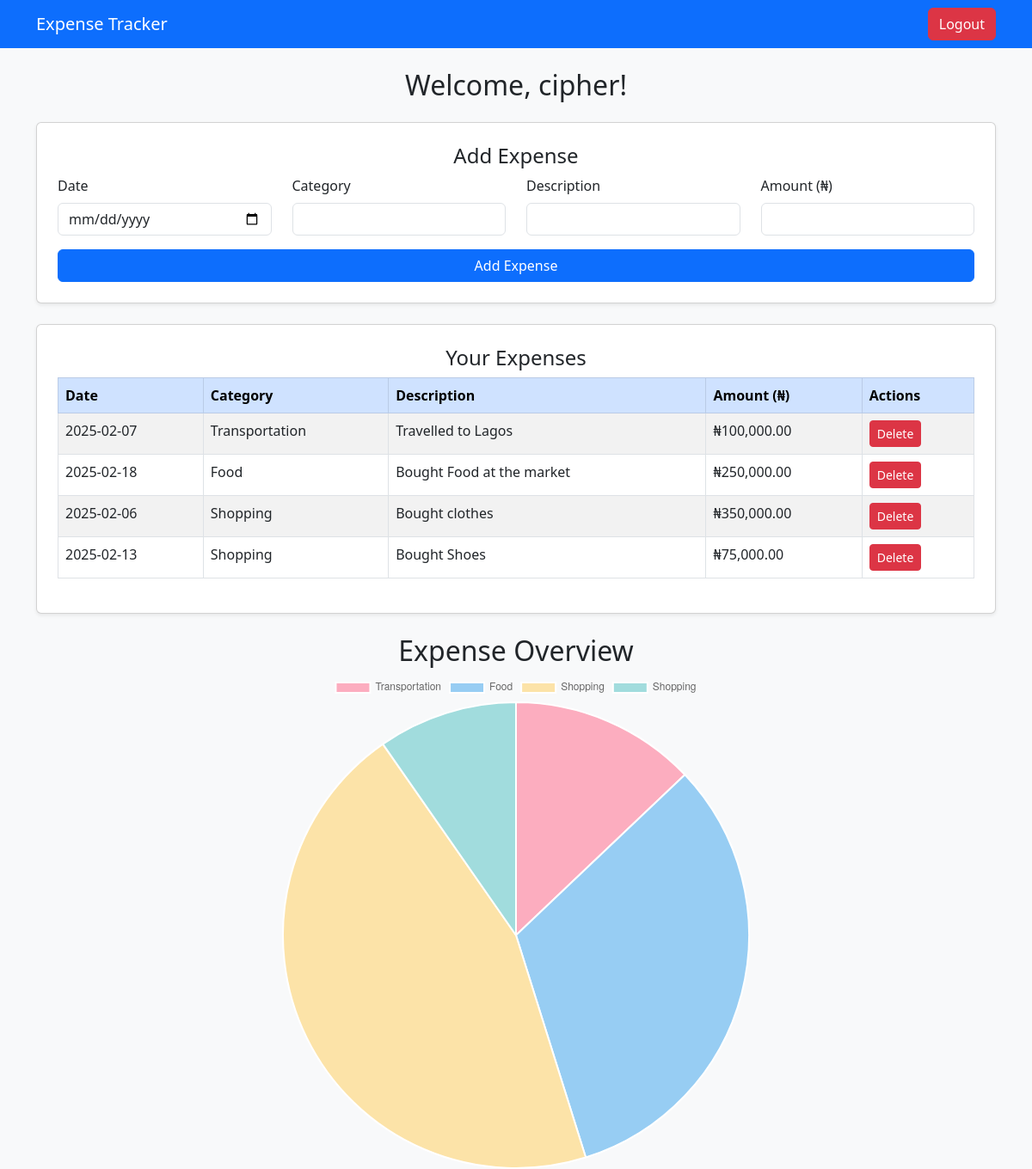
The app's page /dashboard (signed in) with its own data.
### app.py (models this page shows)
class User(db.Model, UserMixin):
    id = db.Column(db.Integer, primary_key=True)
    username = db.Column(db.String(50), nullable=False, unique=True)
    email = db.Column(db.String(100), unique=True, nullable=False)
    password = db.Column(db.String(256), nullable=False)

class Expense(db.Model):
    id = db.Column(db.Integer, primary_key=True)
    user_id = db.Column(db.Integer, db.ForeignKey('user.username'), nullable=False)
    date = db.Column(db.String(10), nullable=False)
    category = db.Column(db.String(50), nullable=False)
    description = db.Column(db.String(200), nullable=False)
    amount = db.Column(db.Float, nullable=False)

### app.py (the view)
@app.route('/dashboard')
@login_required
def dashboard():
    expenses = Expense.query.filter_by(user_id=current_user.username).all()
    return render_template('dashboard.html', user=current_user, expenses=expenses)

### app.py (called while the page is built)
@login_manager.user_loader
def load_user(user_id):
    return User.query.get(int(user_id))

### templates/dashboard.html (shortened to what this page needs)
<!DOCTYPE html>
<html lang="en">
<head>
    <link href="https://cdn.jsdelivr.net/npm/bootstrap@5.3.0/dist/css/bootstrap.min.css" rel="stylesheet">
</head>
<body class="bg-light">
    <nav class="navbar navbar-dark bg-primary">
        <div class="container">
            <a class="navbar-brand">Expense Tracker</a>
            <a href="{{ url_for('logout') }}" class="btn btn-danger">Logout</a>
        </div>
    </nav>
    <div class="container mt-4">
        <h2 class="text-center">Welcome, {{ user.username }}!</h2>
        <div class="card p-4 my-4 shadow-sm">
            <h4 class="text-center">Add Expense</h4>
            <form method="POST" action="{{ url_for('add_expense') }}">
                <div class="row">
                    <div class="col-md-3 mb-3">
                        <label class="form-label">Date</label>
                        <input type="date" name="date" class="form-control" required>
                    </div>
                    <div class="col-md-3 mb-3">
                        <label class="form-label">Category</label>
                        <input type="text" name="category" class="form-control" required>
                    </div>
                    <div class="col-md-3 mb-3">
                        <label class="form-label">Description</label>
                        <input type="text" name="description" class="form-control" required>
                    </div>
                    <div class="col-md-3 mb-3">
                        <label class="form-label">Amount (₦)</label>
                        <input type="number" name="amount" class="form-control" required>
                    </div>
                </div>
                <button type="submit" class="btn btn-primary w-100">Add Expense</button>
            </form>
        </div>
        <div class="card p-4 shadow-sm">
            <h4 class="text-center">Your Expenses</h4>
            <div class="table-responsive">
                <table class="table table-bordered table-striped">
                    <thead class="table-primary">
                        <tr>
                            <th>Date</th>
                            <th>Category</th>
                            <th>Description</th>
                            <th>Amount (₦)</th>
                            <th>Actions</th>
                        </tr>
                    </thead>
                    <tbody>
                        {% for expense in expenses %}
                        <tr>
                            <td>{{ expense.date }}</td>
                            <td>{{ expense.category }}</td>
                            <td>{{ expense.description }}</td>
                            <td>₦{{ "{:,.2f}".format(expense.amount) }}</td>
                            <td>
                                <form method="POST" action="{{ url_for('delete_expense', expense_id=expense.id) }}" style="display:inline;">
                                    <button type="submit" class="btn btn-danger btn-sm">Delete</button>
                                </form>
                            </td>
                        </tr>
                        {% endfor %}
                    </tbody>
                </table>
            </div>
        </div>
    </div>
<div class="container mt-4 w-50">
    <h2 class="text-center">Expense Overview</h2>
    <canvas id="expenseChart"></canvas>
</div>
<script>
    var ctx = document.getElementById('expenseChart').getContext('2d');
    var expenseChart = new Chart(ctx, {
        type: 'pie',
        data: {
            labels: [{% for expense in expenses %}"{{ expense.category }}",{% endfor %}],
            datasets: [{
                label: 'Expenses',
                data: [{% for expense in expenses %}{{ expense.amount }},{% endfor %}],
                backgroundColor: [
                    'rgba(255, 99, 132, 0.5)',
                    'rgba(54, 162, 235, 0.5)',
                    'rgba(255, 206, 86, 0.5)',
                    'rgba(75, 192, 192, 0.5)',
                    'rgba(153, 102, 255, 0.5)',
                    'rgba(255, 159, 64, 0.5)'
                ]
            }]
        }
    });
</script>
</body>
</html>

### records on screen
User: username "cipher"
Expense: date "2025-02-07", category "Transportation", description "Travelled to Lagos", amount "100,000.00"
Expense: date "2025-02-18", category "Food", description "Bought Food at the market", amount "250,000.00"
Expense: date "2025-02-06", category "Shopping", description "Bought clothes", amount "350,000.00"
Expense: date "2025-02-13", category "Shopping", description "Bought Shoes", amount "75,000.00"

### other values on screen
chart data {{ expense.category }} Transportation, Food, Shopping, Shopping
chart data {{ expense.amount }} 100000.0, 250000.0, 350000.0, 75000.0
